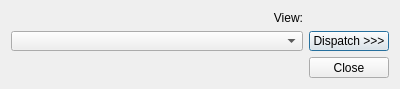
<?xml version="1.0" encoding="UTF-8"?>
<ui version="4.0">
 <class>dispatcher</class>
 <widget class="QDialog" name="dispatcher">
  <property name="geometry">
   <rect>
    <x>0</x>
    <y>0</y>
    <width>400</width>
    <height>89</height>
   </rect>
  </property>
  <property name="minimumSize">
   <size>
    <width>400</width>
    <height>89</height>
   </size>
  </property>
  <property name="maximumSize">
   <size>
    <width>400</width>
    <height>89</height>
   </size>
  </property>
  <property name="windowTitle">
   <string>Dialog</string>
  </property>
  <layout class="QGridLayout" name="gridLayout">
   <item row="0" column="0">
    <widget class="QLabel" name="label">
     <property name="text">
      <string>View:</string>
     </property>
     <property name="alignment">
      <set>Qt::AlignRight|Qt::AlignTrailing|Qt::AlignVCenter</set>
     </property>
    </widget>
   </item>
   <item row="1" column="0">
    <widget class="QComboBox" name="combox_view">
     <property name="sizePolicy">
      <sizepolicy hsizetype="MinimumExpanding" vsizetype="Fixed">
       <horstretch>0</horstretch>
       <verstretch>0</verstretch>
      </sizepolicy>
     </property>
    </widget>
   </item>
   <item row="1" column="1">
    <widget class="QPushButton" name="btn_dispatch">
     <property name="text">
      <string>Dispatch &gt;&gt;&gt;</string>
     </property>
    </widget>
   </item>
   <item row="2" column="0" colspan="2">
    <widget class="QDialogButtonBox" name="buttons">
     <property name="orientation">
      <enum>Qt::Horizontal</enum>
     </property>
     <property name="standardButtons">
      <set>QDialogButtonBox::Close</set>
     </property>
    </widget>
   </item>
  </layout>
 </widget>
 <resources/>
 <connections>
  <connection>
   <sender>buttons</sender>
   <signal>accepted()</signal>
   <receiver>dispatcher</receiver>
   <slot>accept()</slot>
   <hints>
    <hint type="sourcelabel">
     <x>248</x>
     <y>254</y>
    </hint>
    <hint type="destinationlabel">
     <x>157</x>
     <y>274</y>
    </hint>
   </hints>
  </connection>
  <connection>
   <sender>buttons</sender>
   <signal>rejected()</signal>
   <receiver>dispatcher</receiver>
   <slot>reject()</slot>
   <hints>
    <hint type="sourcelabel">
     <x>316</x>
     <y>260</y>
    </hint>
    <hint type="destinationlabel">
     <x>286</x>
     <y>274</y>
    </hint>
   </hints>
  </connection>
 </connections>
</ui>
